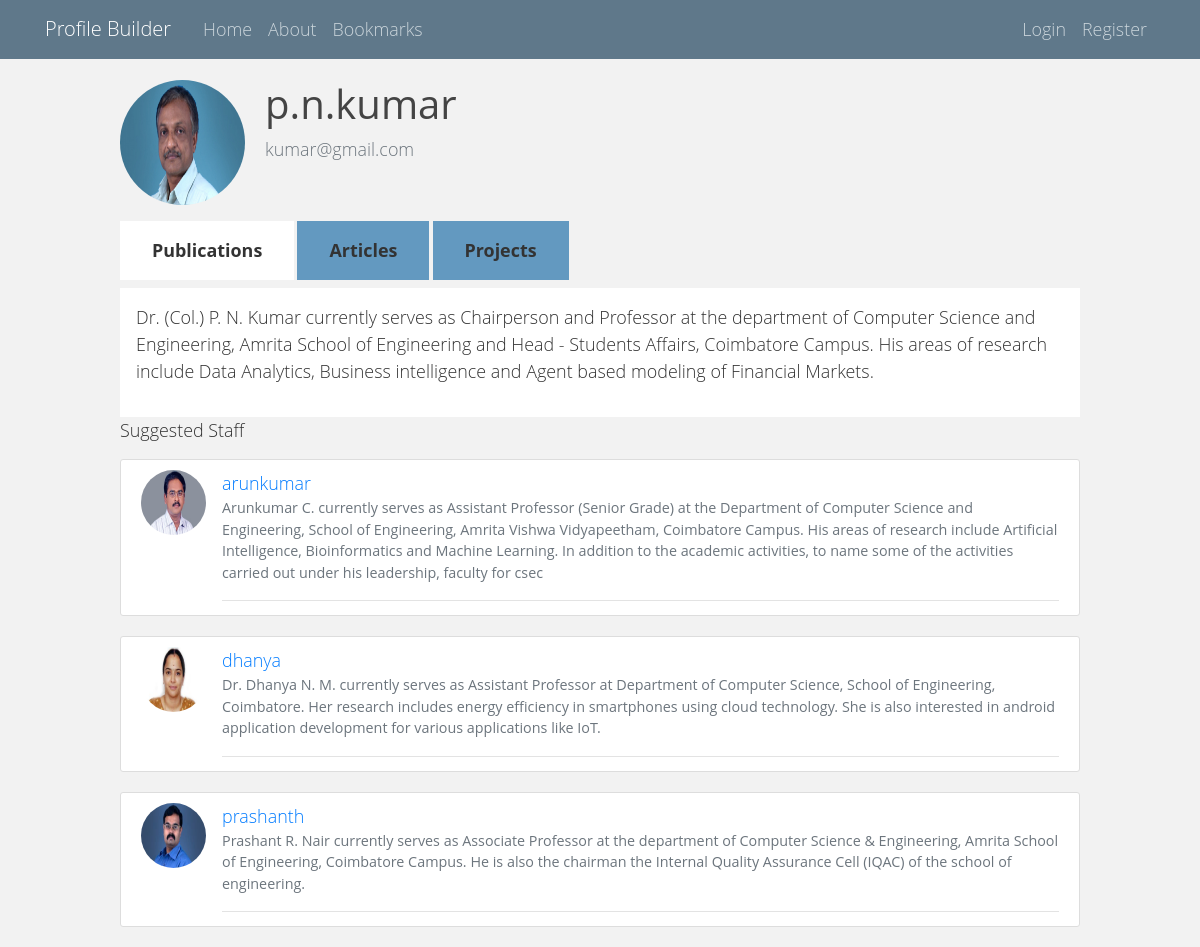
Page /4/faculty_info/ on the committed database.
### profiles/models.py (models this page shows, shortened)
class FacultyProfile(models.Model):
    user = models.OneToOneField(User, on_delete=models.CASCADE)
    image = models.ImageField(default='default.jpg', upload_to='staff_pics')
    about = RichTextField(max_length=10000)
    articles = RichTextField(max_length=10000, blank=True)
    projects = RichTextField(max_length=10000, blank=True)
    bookmark = models.ManyToManyField(User, related_query_name='bookmark', blank=True)
    is_favourite = models.BooleanField(default=False)
    interests = TaggableManager()

### users/models.py (models this page shows)
class User(AbstractUser):
    email = models.EmailField(unique=True)
    is_teacher = models.BooleanField(default=False)
    objects = UserManager()

### profiles/views.py (the view)
# urls.py: path('<int:pk>/faculty_info/', faculty_info, name='faculty-info'),
def faculty_info(request, pk):
    profile = get_object_or_404(FacultyProfile, id=pk)
    profiles = FacultyProfile.objects.all()
    object_list = []
    for pro in profiles:
        object_list.append(pro)
    return render(request, 'profiles/facultyinfo.html', {'profile': profile, 'profilesrelated': object_list[1:4]})

### templates/profiles/facultyinfo.html (shortened to what this page needs)
{% extends "base.html" %}
{% block content %}
    <div class="media">
        <img class="rounded-circle account-img" src="{{ profile.image.url }}">
        <div class="media-body">
            <h2 class="account-heading">{{ profile.user.username }}</h2>
            <p class="text-secondary">{{ profile.user.email }}</p>
        </div>
    </div>
    <div class="tabs">
        <label for="tabone">Publications</label>
        <div class="tab">
            {{ profile.about | safe }}
        </div>
        <label for="tabtwo">Articles</label>
        <label for="tabthree">Projects</label>
    </div>
    <p> Suggested Staff </p>
    {% for pro in profilesrelated %}
        <article class="media content-section">
            <img class="rounded-circle article-img" src="{{ pro.image.url }}">
            <div class="media-body">
                <div class="article-metadata">
                    <a class="mr-2" href="{% url 'faculty-info' pro.id %}">{{ pro.user.username }}</a>
                    <small class="text-muted">{{ pro.about| safe }}</small>
                </div>
            </div>
        </article>
    {% endfor %}
{% endblock content %}

### static/main.css (style rules this page uses)
body { background: #fafafa; color: #333333; margin-top: 5rem; }
h1, h2, h3, h4, h5, h6 { color: #444444; }
.tabs { display: flex; flex-wrap: wrap; }
.tabs label { order: 1; display: block; padding: 1rem 2rem; margin-right: 0.2rem; cursor: pointer; background: #90CAF9; font-weight: bold; transition: background ease 0.2s; }
.tabs .tab { order: 99; flex-grow: 1; width: 100%; display: none; padding: 1rem; background: #fff; }
.tabs input[type="radio"]:checked + label { background: #fff; }
.tabs input[type="radio"]:checked + label + .tab { display: block; }
body { background: #eee; min-height: 100vh; box-sizing: border-box; padding-top: 10vh; font-family: "HelveticaNeue-Light", "Helvetica Neue Light", "Helvetica Neue", Helvetica, Arial, "Lucida Grande", sans-serif; font-weight: 300; line-height: 1.5; max-width: 60rem; margin: 0 auto; font-size: 112%; }
.content-section { background: #ffffff; padding: 10px 20px; border: 1px solid #dddddd; border-radius: 3px; margin-bottom: 20px; }
.article-img { height: 65px; width: 65px; margin-right: 16px; }
.article-metadata { padding-bottom: 1px; margin-bottom: 4px; border-bottom: 1px solid #e3e3e3 }
.account-img { height: 125px; width: 125px; margin-right: 20px; margin-bottom: 16px; }
.account-heading { font-size: 2.5rem; }
.tabs { display: flex; }
.tabs label { order: 1; display: block; padding: 1rem 2rem; margin-right: 0.2rem; cursor: pointer; background: #6399c0; font-weight: bold; transition: background ease 0.2s; }
body { background: #f2f2f2; font-family: 'Open Sans', sans-serif; }

### rows in the picture
FacultyProfile: image (picture), user.username "p.n.kumar", user.email "kumar@gmail.com", about "Dr. (Col.) P. N. Kumar currently serves as Chairperson and Professor at the department of Computer Science and Engineering, Amrita School of Engineering and Head - Students Affairs, Coimbatore Campus. His areas of research include Data Analytics, Business intelligence and Agent based modeling of Financial Markets."
FacultyProfile: image (picture), user.username "arunkumar", about "Arunkumar C. currently serves as Assistant Professor (Senior Grade) at the Department of Computer Science and Engineering, School of Engineering, Amrita Vishwa Vidyapeetham, Coimbatore Campus. His areas of research include Artificial Intelligence, Bioinformatics and Machine Learning. In addition to the academic activities, to name some of the activities carried out under his leadership, faculty for csec"
FacultyProfile: image (picture), user.username "dhanya", about "Dr. Dhanya N. M. currently serves as Assistant Professor at Department of Computer Science, School of Engineering, Coimbatore. Her research includes energy efficiency in smartphones using cloud technology. She is also interested in android application development for various applications like IoT."
FacultyProfile: image (picture), user.username "prashanth", about "Prashant R. Nair currently serves as Associate Professor at the department of Computer Science & Engineering, Amrita School of Engineering, Coimbatore Campus. He is also the chairman the Internal Quality Assurance Cell (IQAC) of the school of engineering."
